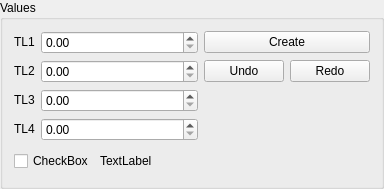
<?xml version="1.0" encoding="UTF-8"?>
<ui version="4.0">
 <class>EntityGUI_4Spin1Check_QTD</class>
 <widget class="QWidget" name="EntityGUI_4Spin1Check_QTD">
  <property name="geometry">
   <rect>
    <x>0</x>
    <y>0</y>
    <width>384</width>
    <height>189</height>
   </rect>
  </property>
  <property name="windowTitle">
   <string>EntityGUI_4Spin_QTD</string>
  </property>
  <layout class="QGridLayout">
   <property name="margin">
    <number>0</number>
   </property>
   <property name="spacing">
    <number>0</number>
   </property>
   <item row="0" column="0">
    <widget class="QGroupBox" name="GroupBox1">
     <property name="title">
      <string>Values</string>
     </property>
     <layout class="QGridLayout" name="gridLayout" columnstretch="0,1,0">
      <item row="0" column="0">
       <widget class="QLabel" name="TextLabel1">
        <property name="sizePolicy">
         <sizepolicy hsizetype="Fixed" vsizetype="Fixed">
          <horstretch>0</horstretch>
          <verstretch>0</verstretch>
         </sizepolicy>
        </property>
        <property name="text">
         <string>TL1</string>
        </property>
        <property name="wordWrap">
         <bool>false</bool>
        </property>
       </widget>
      </item>
      <item row="0" column="1">
       <widget class="SalomeApp_DoubleSpinBox" name="SpinBox_DX"/>
      </item>
      <item row="0" column="2">
       <widget class="QPushButton" name="buttonApply">
        <property name="text">
         <string>Create</string>
        </property>
       </widget>
      </item>
      <item row="1" column="0">
       <widget class="QLabel" name="TextLabel2">
        <property name="sizePolicy">
         <sizepolicy hsizetype="Fixed" vsizetype="Fixed">
          <horstretch>0</horstretch>
          <verstretch>0</verstretch>
         </sizepolicy>
        </property>
        <property name="text">
         <string>TL2</string>
        </property>
        <property name="wordWrap">
         <bool>false</bool>
        </property>
       </widget>
      </item>
      <item row="1" column="1">
       <widget class="SalomeApp_DoubleSpinBox" name="SpinBox_DY"/>
      </item>
      <item row="1" column="2">
       <layout class="QGridLayout">
        <property name="margin">
         <number>0</number>
        </property>
        <property name="spacing">
         <number>6</number>
        </property>
        <item row="0" column="1">
         <widget class="QPushButton" name="buttonRedo">
          <property name="text">
           <string>Redo</string>
          </property>
         </widget>
        </item>
        <item row="0" column="0">
         <widget class="QPushButton" name="buttonUndo">
          <property name="text">
           <string>Undo</string>
          </property>
         </widget>
        </item>
       </layout>
      </item>
      <item row="2" column="0">
       <widget class="QLabel" name="TextLabel3">
        <property name="sizePolicy">
         <sizepolicy hsizetype="Fixed" vsizetype="Fixed">
          <horstretch>0</horstretch>
          <verstretch>0</verstretch>
         </sizepolicy>
        </property>
        <property name="text">
         <string>TL3</string>
        </property>
        <property name="wordWrap">
         <bool>false</bool>
        </property>
       </widget>
      </item>
      <item row="2" column="1">
       <widget class="SalomeApp_DoubleSpinBox" name="SpinBox_DZ"/>
      </item>
      <item row="3" column="0">
       <widget class="QLabel" name="TextLabel4">
        <property name="sizePolicy">
         <sizepolicy hsizetype="Fixed" vsizetype="Fixed">
          <horstretch>0</horstretch>
          <verstretch>0</verstretch>
         </sizepolicy>
        </property>
        <property name="text">
         <string>TL4</string>
        </property>
        <property name="wordWrap">
         <bool>false</bool>
        </property>
       </widget>
      </item>
      <item row="3" column="1">
       <widget class="SalomeApp_DoubleSpinBox" name="SpinBox_DS"/>
      </item>
      <item row="4" column="0" colspan="3">
       <layout class="QHBoxLayout" name="horizontalLayout" stretch="0,1,0">
        <item>
         <widget class="QCheckBox" name="checkBox">
          <property name="text">
           <string>CheckBox</string>
          </property>
         </widget>
        </item>
        <item>
         <widget class="QLabel" name="label">
          <property name="text">
           <string>TextLabel</string>
          </property>
         </widget>
        </item>
        <item>
         <spacer name="horizontalSpacer">
          <property name="orientation">
           <enum>Qt::Horizontal</enum>
          </property>
          <property name="sizeHint" stdset="0">
           <size>
            <width>40</width>
            <height>20</height>
           </size>
          </property>
         </spacer>
        </item>
       </layout>
      </item>
     </layout>
    </widget>
   </item>
  </layout>
 </widget>
 <layoutdefault spacing="6" margin="11"/>
 <pixmapfunction>qPixmapFromMimeSource</pixmapfunction>
 <customwidgets>
  <customwidget>
   <class>SalomeApp_DoubleSpinBox</class>
   <extends>QDoubleSpinBox</extends>
   <header location="global">SalomeApp_DoubleSpinBox.h</header>
  </customwidget>
 </customwidgets>
 <tabstops>
  <tabstop>SpinBox_DX</tabstop>
  <tabstop>SpinBox_DY</tabstop>
  <tabstop>SpinBox_DZ</tabstop>
  <tabstop>SpinBox_DS</tabstop>
  <tabstop>buttonApply</tabstop>
  <tabstop>buttonUndo</tabstop>
  <tabstop>buttonRedo</tabstop>
 </tabstops>
 <resources/>
 <connections/>
</ui>
